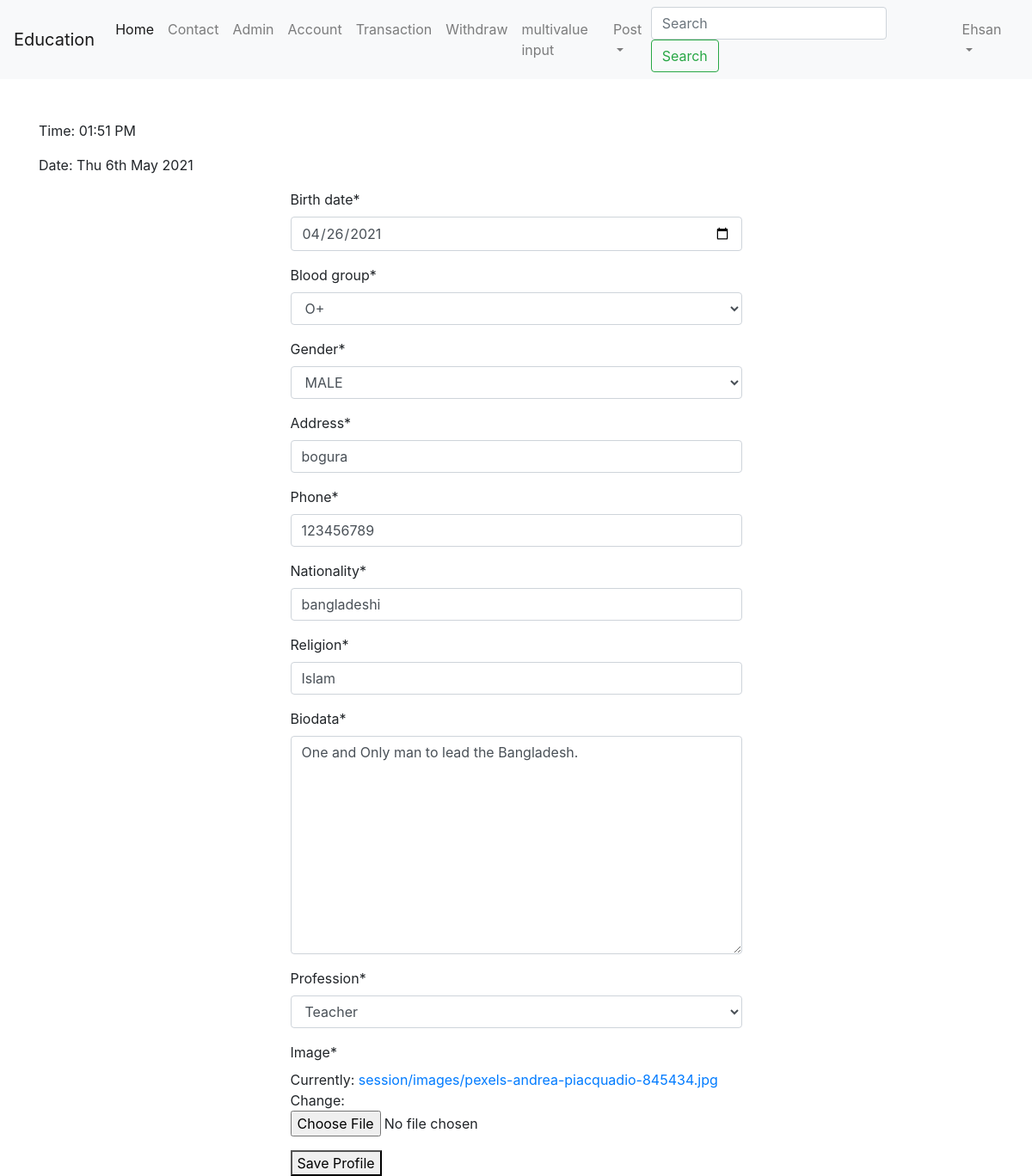
Page /session/userprofile/ (signed in) on the committed database.
### session/models.py (models this page shows, shortened)
class UserProfile(models.Model):
    GENRE_CHOICES = (
        ('Male', 'MALE'),
        ('Female', 'FEMALE'),
    )
    CATEGORY=(
        ('Student', 'Student'),
        ('Teacher', 'Teacher'),
    )
    BLOOD_GROUP=(
        ('A+', 'A+'),
        ('A-', 'A-'),
        ('AB+', 'AB+'),
        ('AB-', 'AB-'),
        ('B+', 'B+'),
        ('B-', 'B-'),
        ('O+', 'O+'),
        ('O-', 'O-'),
    )
    user = models.OneToOneField(User,on_delete=models.CASCADE)
    birth_date = models.DateField()
    blood_group=models.CharField(max_length=3, choices=BLOOD_GROUP)
    gender = models.CharField(max_length=50, choices=GENRE_CHOICES)
    address = models.CharField(max_length=150)
    phone=models.CharField(max_length=13)
    nationality = models.CharField(max_length=30)
    religion = models.CharField(max_length=50)
    biodata=models.TextField()
    profession=models.CharField(max_length=50,choices=CATEGORY,null=True)
    image=models.ImageField(default='default.jpg', upload_to='session/images')

### session/views.py (the view)
# urls.py: path('userprofile/',userProfile , name="userprofile"),
def userProfile(request):
    try:
        instance= UserProfile.objects.get(user=request.user) #if user exists or not?
    except UserProfile.DoesNotExist:
        instance=None
    if request.method=="POST":
        if instance:
            form=UserProfileForm(request.POST,request.FILES, instance=instance)
        else:
            form=UserProfileForm(request.POST,request.FILES)
        if form.is_valid():
            obj=form.save(commit=False)
            obj.user=request.user
            obj.save()
            messages.success(request, "successfully Saved Your profile")
            return redirect('home')
    else:
        form=UserProfileForm(instance=instance)
    context={
        'form':form
    }
    return render(request,'session/userproCreate.html',context)

### session/forms.py
class UserProfileForm(forms.ModelForm):
    birth_date=forms.DateField(widget=forms.TextInput(
        attrs={'type':'date'}
    ))
    class Meta:
        model=UserProfile
        exclude=('user',)

### templates/session/userproCreate.html (shortened to what this page needs)
{% extends 'basic.html' %}
{% block body %}
{% load crispy_forms_tags %}
    <div class="col-md-6 offset-md-3">
    <form  method="post" enctype="multipart/form-data">
    {{form|crispy}}
    <button type="submit">Save Profile</button>
    </form>
    </div>
{% endblock body %}

### templates/basic.html (shortened to what this page needs)
<!DOCTYPE html>
<html lang="en">
  <head>
    <link rel="stylesheet" href="https://maxcdn.bootstrapcdn.com/bootstrap/4.0.0/css/bootstrap.min.css">
  </head>
  <body>
  <nav class="navbar navbar-expand-lg navbar-light bg-light">
    <a class="navbar-brand" href="/">Education</a>
    <div class="collapse navbar-collapse" id="navbarSupportedContent">
      <ul class="navbar-nav mr-auto">
        <li class="nav-item active">
          <a class="nav-link" href="{% url 'home' %}">Home <span class="sr-only">(current)</span></a>
        </li>
        <li class="nav-item">
          <a class="nav-link" href="{% url 'education:contact' %}">Contact</a>
        </li>
        <li class="nav-item">
          <a class="nav-link" href="/admin">Admin</a>
        </li>
        <li class="nav-item">
          <a class="nav-link" href="/account_balance/accntbal/">Account</a>
        </li>
        <li class="nav-item">
          <a class="nav-link" href="{% url 'api_transaction:withdraw_index' %}">Transaction</a>
        </li>
        <li class="nav-item">
          <a class="nav-link" href="/account_balance/withdraw/">Withdraw</a>
        </li>
        <li class="nav-item">
          <a class="nav-link" href="/multivalue_submit/home2/">multivalue input</a>
        </li>
        <li class="nav-item dropdown">
          <a class="nav-link dropdown-toggle" href="#" id="navbarDropdown" role="button" data-toggle="dropdown" aria-haspopup="true" aria-expanded="false">
            Post
          </a>
        </li>
      </ul>
      <form method="post" action="/education/search/" class="form-inline my-2 my-lg-0">
        <input class="form-control mr-sm-2" type="search" name="search" placeholder="Search" aria-label="Search">
        <button class="btn btn-outline-success my-2 my-sm-0" type="submit">Search</button>
      </form>
      <ul class="ml-3 navbar-nav">
        {% if user.is_authenticated %}
        <li class="nav-item dropdown">
          <a class="nav-link dropdown-toggle" href="#" id="navbarDropdown" role="button" data-toggle="dropdown" aria-haspopup="true" aria-expanded="false">
            {{user.username}}
          </a>
        </li>
        {% endif %}
      </ul>
    </div>
  </nav>
  <div class="container mt-5">
    <p>Time: {% now "h:i A" %} </p>
    <p>Date: {% now "D jS F Y" %} </p>
  {% block body %}{% endblock body %}
  </div>
  </body>
</html>

### rows in the picture
UserProfile: birth_date "04/26/2021", blood_group "O+", gender "MALE", address "bogura", phone "123456789", nationality "bangladeshi", religion "Islam", biodata "One and Only man to lead the Bangladesh.", profession "Teacher"

### other values in the picture
{{ user.username }} "Ehsan"
